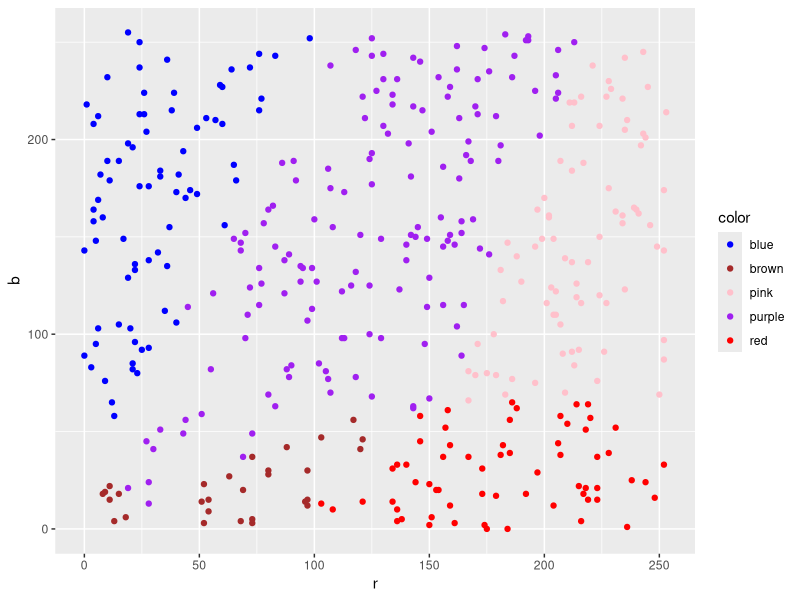
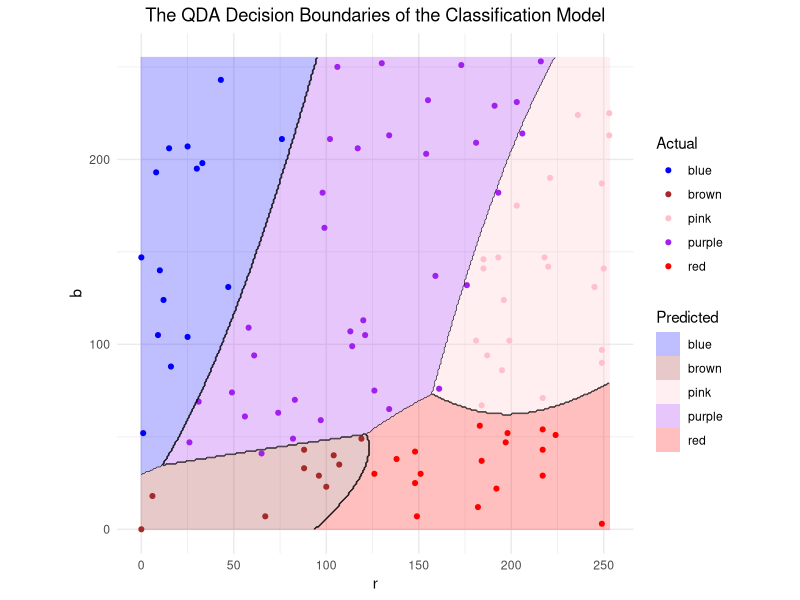

Write R code to recreate these figures, in order.
## ---- chunk 1
knitr::opts_chunk$set(echo = TRUE)
library(GGally)
library(ggplot2)
library(MASS)
library(caret)
## ---- chunk 2
# Load the seeds training and testing csv files
seeds_training <- read.csv("seeds_training.csv")
seeds_testing <- read.csv("seeds_test.csv")

# Set the levels for encoding
levs <- c("Cercevelik", "Urgup Sivrisi")

# Encode the 'Class' column into factors and store it in a new column 'Class_factor'
seeds_training$Class_factor <- factor(seeds_training$Class, levels = levs)
seeds_testing$Class_factor  <- factor(seeds_testing$Class,  levels = levs)

# Output some information about the datasets
cat("The dimensions of seeds_training are: ", dim(seeds_training), "\n")
cat("The dimensions of seeds_testing are: ", dim(seeds_testing), "\n")
cat("The two classes in seeds_training are: ", unique(seeds_training$Class), "\n")


## ---- chunk 3
# Fit a multiple logistic regression model
# Not including the repeated column 'Class'
m_logistic_model <- glm(Class_factor ~ . - Class, data = seeds_training, family = binomial)

# Calculate the probability of Class '"Urgup Sivrisi"' 
pred_prob <- predict(m_logistic_model, newdata = seeds_testing, type = "response")

# According to the probability, assign the predicted class for each entry
pred_classes <- ifelse(pred_prob >= 0.5, levs[2], levs[1])

# Compute the accuracy on testing dataset
accuracy <- mean(pred_classes == seeds_testing$Class_factor)
paste("The accuracy on testing dataset is: ", round(accuracy,4))

## ---- chunk 4
# Compute the confusion matrix using the test dataset based on the predicted classes in A.2. 
confusionMatrix(as.factor(pred_classes),as.factor(seeds_testing$Class_factor), 
                positive = levs[2])

## ---- chunk 5
# Summarize the logistic model. 
sum_model = summary(m_logistic_model)

sum_model

# Find the three most significant features with the lowest p-values in coefficients.
coefs <- as.data.frame(sum_model$coefficients)
coefs = coefs[rownames(coefs) != "(Intercept)", ,drop = FALSE]
coefs = coefs["Pr(>|z|)"]
top3_idx <- order(coefs[["Pr(>|z|)"]])[1:3]
top3 <- coefs[top3_idx, , drop = FALSE]
top3
## ---- chunk 6
# Fit a multiple logistic regression model with only 3 predictors selected in A.4. 
m_logistic_model_new <- glm(Class_factor ~ Area + Minor_Axis_Length + Equiv_Diameter, 
                           data = seeds_training, family = binomial)
summary(m_logistic_model_new)

## ---- chunk 7
# Calculate the probability of Class "Urgup Sivrisi" 
pred_prob <- predict(m_logistic_model_new, newdata = seeds_testing, type = "response")

# According to the probability, assign the predicted class for each entry
pred_classes <- ifelse(pred_prob >= 0.5, levs[2], levs[1])

# Accuracy: proportion of correct prediction
accuracy <- mean(pred_classes == seeds_testing$Class_factor)
paste("The accuracy on testing dataset is: ", round(accuracy,4))

# Compute the confusion matrix for new model with 3 predictors
confusionMatrix(as.factor(pred_classes),as.factor(seeds_testing$Class_factor), 
                positive = levs[2])

## ---- chunk 8
# Load colors_train.csv
color_train <- read.csv("colors_train.csv")
color_test <- read.csv("colors_test.csv")

# There are three columns in the csv file and get the unique values in 'color' column
uni_colors <- unique(color_train$color)
uni_colors

## ---- chunk 9
# Set the symbol of the points corresponding to 'color' attributes
lvls <- c("blue","brown","pink","purple","red")        
pal  <- c(blue="blue", brown="brown", pink="pink", purple="purple", red="red") 

# Visualization 
ggplot(data=color_train) +
  geom_point(aes(x=r, y=b, color=color), alpha = 1) +
  scale_colour_manual(values = pal, breaks = lvls, labels = lvls)
## ---- chunk 10
# Fit the QDA model with train dataset
# 'r' and 'b' are predictors while 'color' is the dependent variable.
qda.fit <- qda(color ~ r + b, data = color_train)

# Make predictions on the test dataset. 
# Use $class to extract the predicted classes
pred.qda.fit = predict(qda.fit, newdata = color_test)$class

# Retrieve the actual colors in test dataset for comparison
actual <- color_test$color

# Make a confusion matrix to evaluate the model
confusionMatrix(as.factor(pred.qda.fit), as.factor(actual))

## ---- chunk 11
# Create a grid for interpolating the decision boundary.  
# Compute a sequence of 300 numbers within the range of r and b, respectively
r_seq <- seq(min(color_train$r), max(color_train$r), length.out = 300)
b_seq <- seq(min(color_train$b), max(color_train$b), length.out = 300)
grid <- expand.grid(r = r_seq, b = b_seq)

# Use the QDA model fitted in B.2 to predict the color of each point.   
prd <- predict(qda.fit, newdata = grid)

# Store the predicted classes and corresponding posteriors in grid
grid$pred <- factor(prd$class, levels = lvls)
post <- as.data.frame(prd$posterior); names(post) <- lvls
grid <- cbind(grid, post)

# Visualize the points and filled color decision boundaries
p <- ggplot() +
  # Set the filled colors 
  geom_raster(data = grid, aes(r, b, fill = pred), alpha = 0.25, interpolate = TRUE) +
  scale_fill_manual(values = pal, name = "Predicted") +
  # Add the observation points in train dataset
  geom_point(data = color_test, aes(r, b, colour = color), size = 1.4) +
  scale_colour_manual(values = pal, name = "Actual") +
  coord_equal() + theme_minimal() +
  # Set the title and its position in the middle
  labs(title = "The QDA Decision Boundaries of the Classification Model", x = "r", y = "b") +
  theme(plot.title = element_text(hjust = 0.5))  

# Covert the predicted_id(the order in the color levels) into integer
grid$pred_id <- as.integer(grid$pred)

# Add the decision boundary lines
p + stat_contour(
  data = grid,
  aes(r, b, z = pred_id),
  # Add 0.5 to each classes for more appropriate match between the lines and filled color edges
  breaks = seq(1.5, length(lvls) - 0.5, by = 1),  
  colour = "black", linewidth = 0.2

)
## ---- chunk 12
# Create a dataframe to store the test data 
test <- data.frame(r = 200, b = 200)

# Use the QDA model to predict the test data
test_pre <- predict(qda.fit, newdata = test)

# Output the predicted class.
print(test_pre$class)

# Output the posteriors of the test point(decending)
sort(test_pre$posterior[1, ], decreasing = TRUE)  
